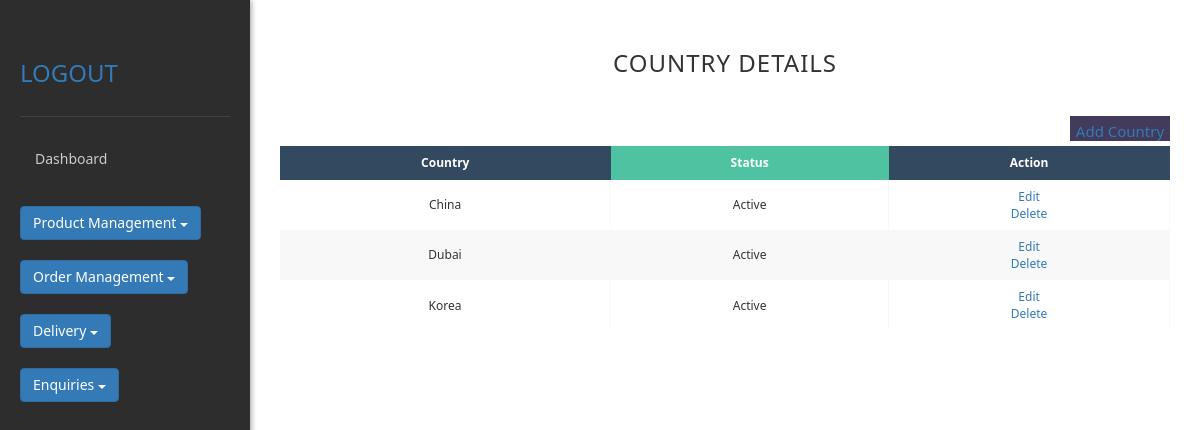
/dashboard/, run on the app's committed database.
### app3/models.py (models this page shows)
class countrytable(models.Model):
    country=models.CharField(max_length=50, null=True)
    status=models.CharField(max_length=50, null=True)

### app3/views.py (the view)
# urls.py: path("dashboard/",views.dashboard),
def dashboard(request):
    v=countrytable.objects.all()
    return render(request,'dashboard.html', {"v":v})

### templates/dashboard.html (shortened to what this page needs)
<!DOCTYPE html>
{%load static%}
<html lang="en">
<head>
    <link rel="stylesheet" href="{% static 'css/country.css'%}">
    <link rel="stylesheet" href="https://maxcdn.bootstrapcdn.com/bootstrap/3.4.1/css/bootstrap.min.css">
</head>
<body>
    <div class="dashboard">
        <div class="sidebar">
            <div class="sidebar-header">
                <h2>
                    <div class="navigation">
                        <a class="button" href="/login1/">
                        <div class="logout">LOGOUT</div>
                        </a>
                    </div>
                </h2>
            </div>
            <a href="/dashboard/"> <div class="menu-item">Dashboard</div></a><br>
            <div class="dropdown">
                <button class="btn btn-primary dropdown-toggle" type="button" data-toggle="dropdown">Product Management
                <span class="caret"></span></button>
            </div><br>
            <div class="dropdown">
                <button class="btn btn-primary dropdown-toggle" type="button" data-toggle="dropdown">Order Management
                <span class="caret"></span></button>
            </div><br>
             <div class="dropdown">
                <button class="btn btn-primary dropdown-toggle" type="button" data-toggle="dropdown">Delivery
                <span class="caret"></span></button>
            </div>
            <br>
            <div class="dropdown">
                <button class="btn btn-primary dropdown-toggle" type="button" data-toggle="dropdown">Enquiries
                <span class="caret"></span></button>
            </div>
        </div>
        <div class="dashboard1">
            <h3>Country Details</h3>
            <a href="/addcountry/"><div class="addcountry">Add Country</div> </a>
            <div class="table-wrapper">
                <table class="fl-table">
                    <thead>
                    <tr>
                        <th>Country</th>
                        <th>Status</th>
                        <th>Action</th>
                    </tr>
                    </thead>
                    {%for i in v%}
                        <tr>
                            <td>{{i.country}}</td>
                            <td>{{i.status}}</td>
                            <td><a href="/editcountry/{{i.id}}">Edit</a><br>
                            <a href="/deletecountry/{{i.id}}">Delete</a></td>
                        </tr>
                    {%endfor%}
                </table>
            </div>
        </div>
    </div>
</body>
</html>

### static/css/country.css (style rules this page uses)
* { margin: 0; padding: 0; box-sizing: border-box; font-family: 'Segoe UI', sans-serif; }
body { background-color: #2d2d2d; color: #ffffff; }
.dashboard { display: grid; grid-template-columns: 250px 1fr; min-height: 100vh; }
.sidebar { background-color: #2d2d2d; padding: 20px; box-shadow: 2px 0 5px rgba(0,0,0,0.3); }
.sidebar-header { padding: 20px 0; border-bottom: 1px solid #404040; margin-bottom: 20px; }
.sidebar-header h2 { color: #ffffff; font-size: 24px; }
.menu-item { padding: 12px 15px; margin: 5px 0; border-radius: 8px; cursor: pointer; color: #cccccc; }
.addcountry { position: absolute; font-size: 15px; font-weight: normal; text-align: center; right: 30px; width: 100px; height: 25px; background-color: #423b5b; padding: 5px; }
h3 { text-align: center; font-size: 18px; text-transform: uppercase; letter-spacing: 1px; color: white; padding: 30px 0; }
.table-wrapper { padding: 30px; }
.fl-table { border-radius: 5px; font-size: 12px; font-weight: normal; border: none; border-collapse: collapse; width: 100%; max-width: 100%; white-space: nowrap; background-color: white; }
.fl-table td, .fl-table th { text-align: center; padding: 8px; }
.fl-table td { border-right: 1px solid #f8f8f8; font-size: 12px; }
.fl-table thead th { color: #ffffff; background: #4FC3A1; }
.fl-table thead th:nth-child(odd) { color: #ffffff; background: #324960; }
.fl-table tr:nth-child(even) { background: #F8F8F8; }

### data on the page
countrytable: country "China", status "Active"
countrytable: country "Dubai", status "Active"
countrytable: country "Korea", status "Active"
